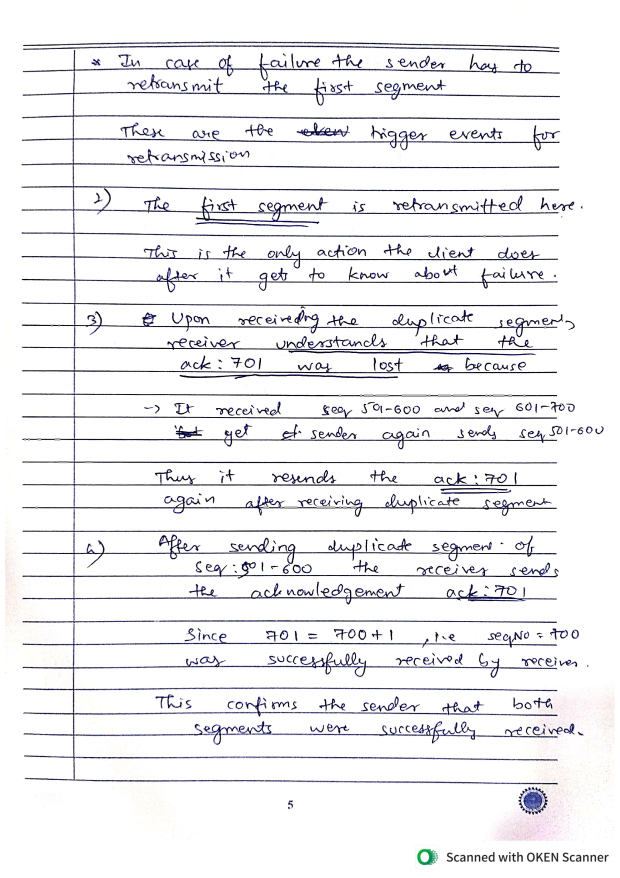
#> input picture modules/scan_doc/seg/input/pages/page_12.png, 2480 x 3509 px, given in place of s01_c1_p06.png, which was not available (shown at 1/4 size)
$ python make_review_sheets.py
#> lines starting #> are read from the running program, lines starting #| are printed output that depends on the picture; pictures that were not available may be replaced by others from this repository, and a replacement may not be noted
"""
Tile the annotation sample into contact sheets for a fast visual survey.

The point is to decide the LABEL SCHEMA before anyone starts drawing
boxes. Writing a guide that lists five classes, then discovering the
data contains three, wastes the annotation pass - and a class with no
examples cannot be learned no matter how good the model is.

Structure is visible at a small scale even when words are not, which is
what this is for: spotting diagrams, tables and struck-out passages, not
reading answers.

Run:
    python make_review_sheets.py
    python make_review_sheets.py --cols 3 --rows 2 --width 700   # closer
"""

import argparse
import csv
from pathlib import Path

from PIL import Image, ImageDraw


BASE_DIR = Path(__file__).resolve().parent

IMAGE_DIR = BASE_DIR / "images"
REVIEW_DIR = BASE_DIR / "review"
MANIFEST_PATH = BASE_DIR / "manifest.csv"

BANNER = 26
GAP = 8


def load_manifest():

    with open(MANIFEST_PATH) as handle:
#> (reads annotation/manifest.csv from the repository)
        return list(csv.DictReader(handle))


def cell(row, width):

#> called with width = 460
    path = IMAGE_DIR / row["file_name"]

    with Image.open(path) as image:
#> image is the input picture: PIL image 2480x3509 RGB; mean R, G, B 238.3, 238, 240.3
        image = image.convert("RGB")
        scale = width / image.width
#> scale = 0.185
        thumb = image.resize((width, int(image.height * scale)))
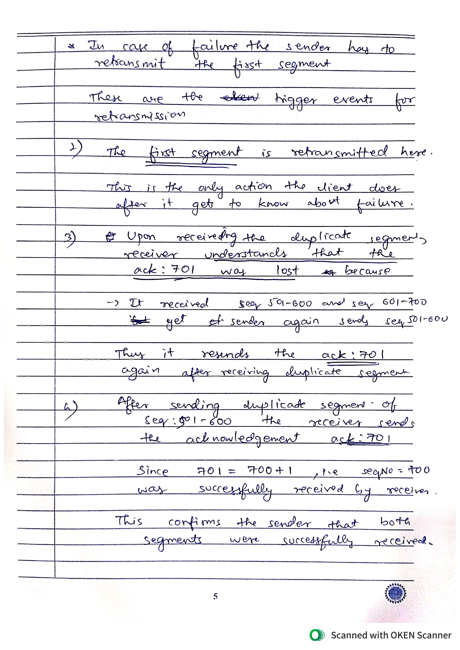
#> thumb: PIL image 460x650 RGB; mean R, G, B 237.7, 237.3, 239.7

    canvas = Image.new("RGB", (width, thumb.height + BANNER), (255, 255, 255))
#> canvas: PIL image 460x676 RGB; every value is 255
    canvas.paste(thumb, (0, BANNER))
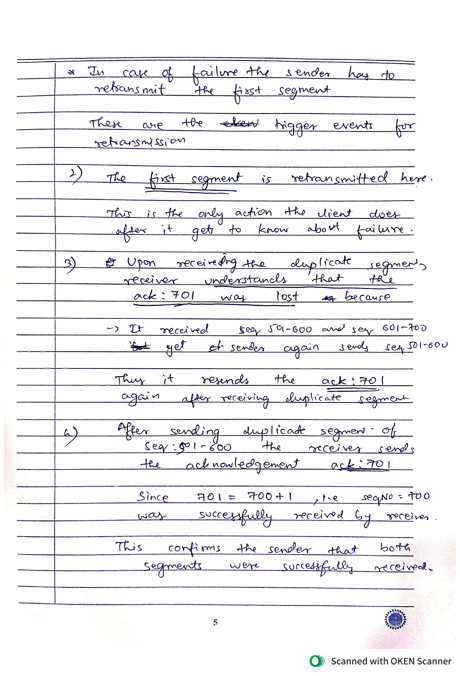
#> canvas: PIL image 460x676 RGB; mean R, G, B 238.3, 238, 240.3

    draw = ImageDraw.Draw(canvas)
    draw.rectangle([0, 0, width, BANNER], fill=(0, 0, 0))
    draw.text((6, 8), f"{row['file_name']}  [{row['page_kind']}]",
              fill=(255, 255, 255))

    return canvas


def main():

    parser = argparse.ArgumentParser(description=__doc__)

    parser.add_argument("--cols", type=int, default=4)
    parser.add_argument("--rows", type=int, default=3)
    parser.add_argument("--width", type=int, default=460)
    parser.add_argument("--only", help="substring filter on file_name")

    args = parser.parse_args()

    rows = load_manifest()

    if args.only:
        rows = [r for r in rows if args.only in r["file_name"]]

    if not rows:
        raise SystemExit("no pages matched")

    REVIEW_DIR.mkdir(parents=True, exist_ok=True)

    for stale in REVIEW_DIR.glob("*.png"):
        stale.unlink()

    per_sheet = args.cols * args.rows

    sheets = 0

    for start in range(0, len(rows), per_sheet):

        batch = rows[start:start + per_sheet]

        cells = [cell(r, args.width) for r in batch]
#> call 2 of cell, with width = 460
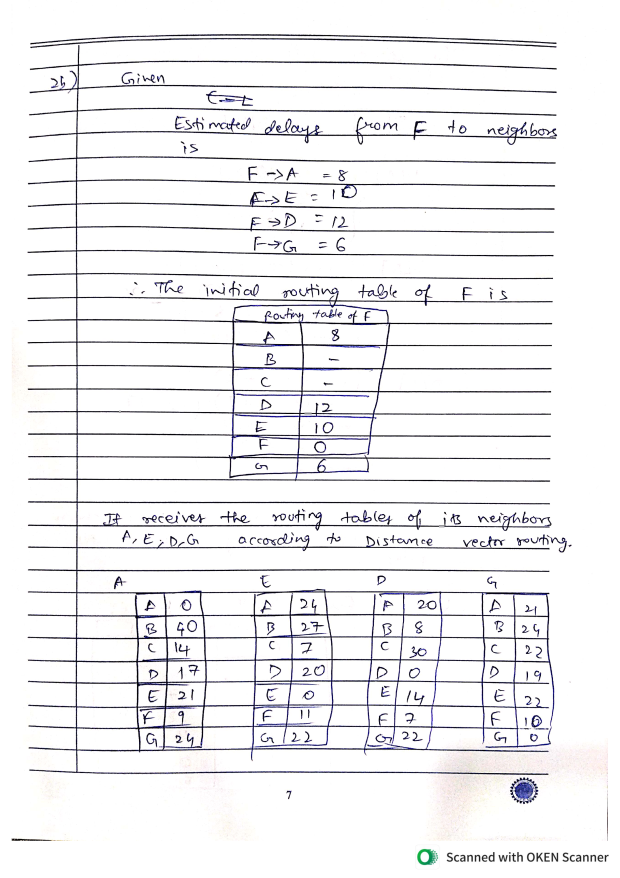
#> input picture modules/scan_doc/seg/input/pages/page_14.png, 2480 x 3509 px, given in place of s01_c3_p08.png, which was not available (shown at 1/4 size)
#> in cell, image is the input picture: PIL image 2480x3509 RGB; mean R, G, B 239.5, 239.2, 240.7
#> in cell (call 2), `thumb = image.resize((width, int(image.height * scale)))`:
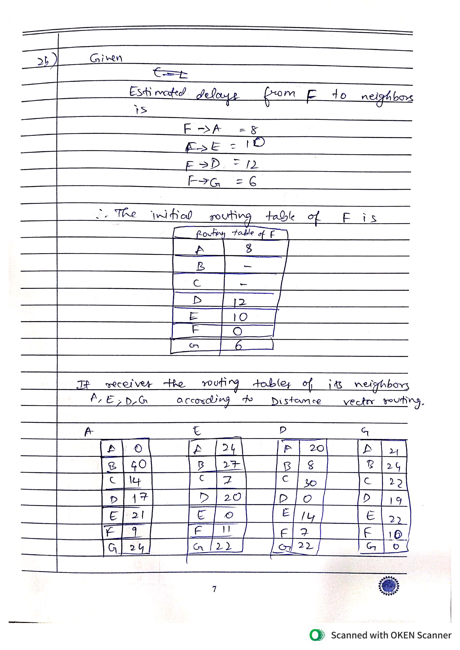
#> thumb: PIL image 460x650 RGB; mean R, G, B 238.9, 238.5, 240.1
#> in cell (call 2), `canvas.paste(thumb, (0, BANNER))`:
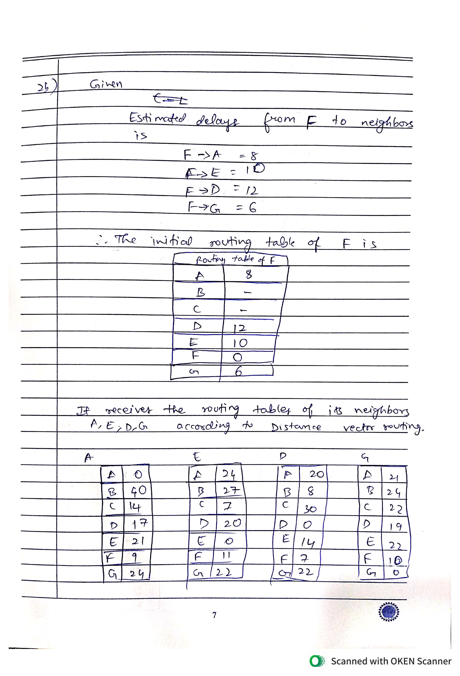
#> canvas: PIL image 460x676 RGB; mean R, G, B 239.5, 239.2, 240.7

        cell_h = max(c.height for c in cells)

        width = args.cols * args.width + (args.cols - 1) * GAP

        used_rows = (len(cells) + args.cols - 1) // args.cols

        height = used_rows * cell_h + (used_rows - 1) * GAP

        sheet = Image.new("RGB", (width, height), (150, 150, 150))

        for index, item in enumerate(cells):

            x = (index % args.cols) * (args.width + GAP)
            y = (index // args.cols) * (cell_h + GAP)

            sheet.paste(item, (x, y))

        sheets += 1

        sheet.save(REVIEW_DIR / f"sheet_{sheets:02d}.png")

    print(f"{sheets} sheet(s) of up to {per_sheet} pages -> {REVIEW_DIR}")


if __name__ == "__main__":
#> (the run stopped early here; a loop or call above may not have finished)
